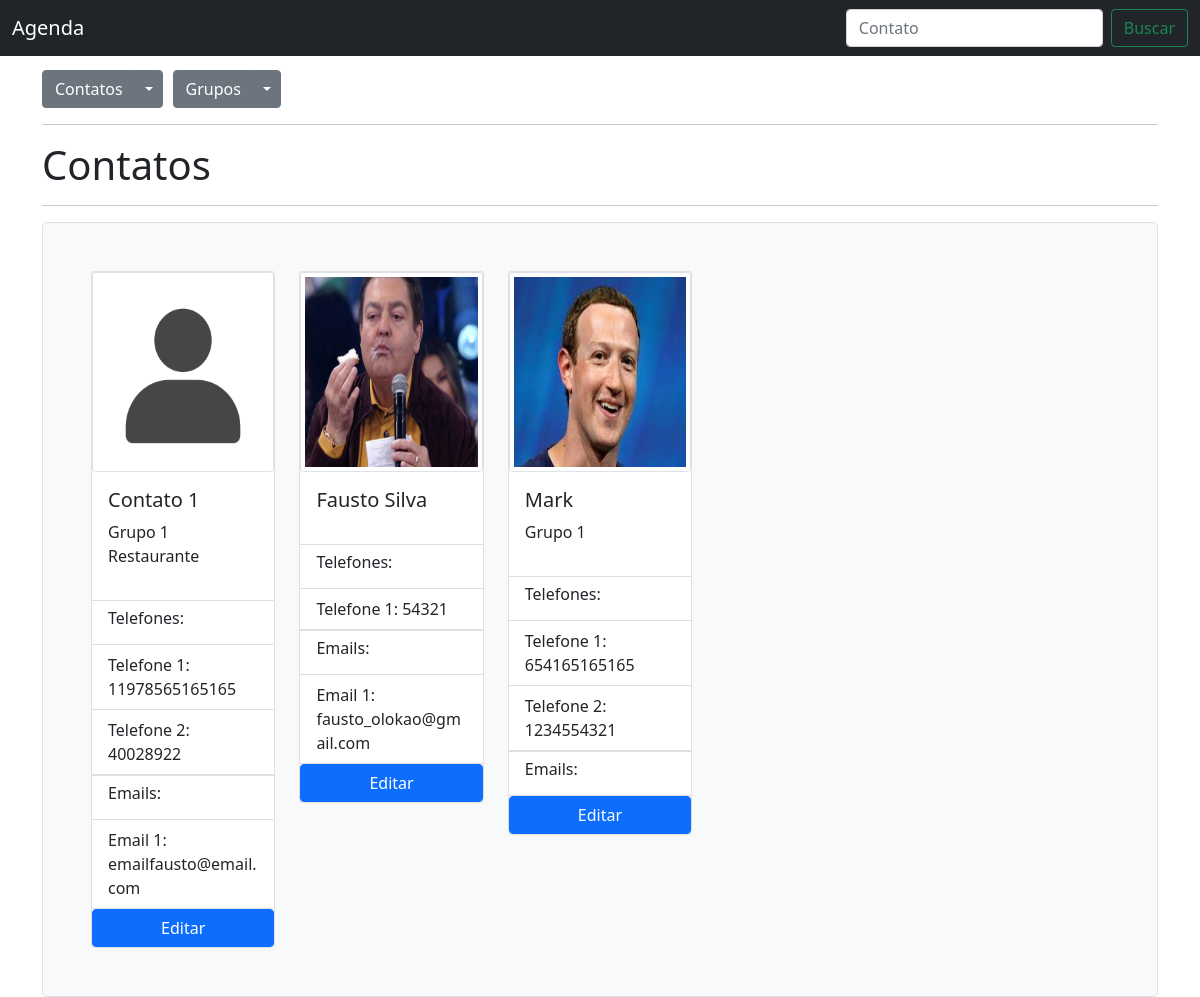
Before: / with the older database file.
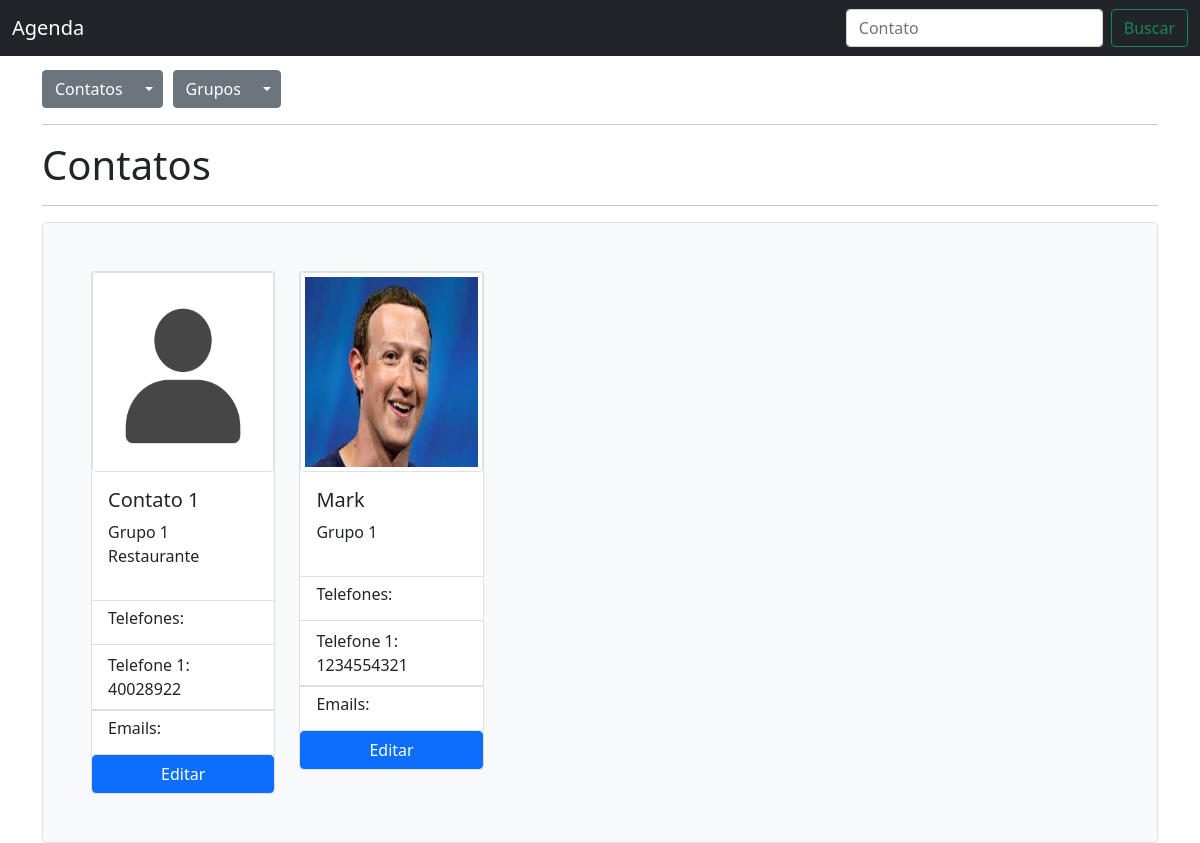
After: the same page with the newer database file.
### contatos/models.py (models this page shows)
class Contato(models.Model):
    nome = models.CharField(max_length=50, unique=True)
    avatar = models.ImageField(upload_to='avatares/', null=True, blank=True)
    grupos = models.ManyToManyField(Grupo)
    class Meta:
        ordering = ['nome']

class Grupo(models.Model):
    nome = models.CharField(max_length=50, unique=True)
    descricao = models.CharField(max_length=280, null=True, blank=True)

class Telefone(models.Model):
    numero = models.CharField(max_length=14)
    contato = models.ForeignKey(Contato, on_delete=models.CASCADE)

class Email(models.Model):
    endereco = models.EmailField(max_length=255)
    contato = models.ForeignKey(Contato, on_delete=models.CASCADE)

### contatos/views.py (the view)
# urls.py: path('', views.contatos_list_view, name='contatos_list_view'),
def contatos_list_view(request):
    contatos = Contato.objects.all()
    return render(request, 'contatos/contatos_list.html', {'contatos':contatos})

### contatos/templates/contatos/contatos_list.html (shortened to what this page needs)
{% extends 'base.html' %}
{% load static %}
{% block content %}
  <h1>Contatos</h1>
  <hr>
  <div class="h-100 p-5 bg-light border rounded-3">
    <div class="row row-cols-1 row-cols-sm-2 row-cols-md-3 row-cols-lg-4 row-cols-xl-5 g-4">
      {% for contato in contatos %}
        <div class="col">
          <div class="card">
            {% if contato.avatar %}
              <img style="height:200px" src="{{ contato.avatar.url }}" class="card-img-top img-thumbnail" alt="...">
            {% else %}
              <img style="height:200px" src="{% static 'fotos/bonequinho.png' %}" class="card-img-top img-thumbnail" alt="...">
            {% endif %}
            <div class="card-body">
              <h5 class="card-title">{{ contato.nome }}</h5>
              <p>
                {% for grupo in contato.grupos.all %}
                  {{ grupo.nome }}
                {% endfor %}
              </p>
            </div>
            <ul class="list-group list-group-flush">
              <li class="list-group-item"><h6 class="card-title">Telefones:</h6></li>
              {% for tel in contato.telefone_set.all %}
                <li class="list-group-item">Telefone {{ forloop.counter }}: {{ tel.numero }}</li>
              {% endfor %}
            </ul>
            <ul class="list-group list-group-flush">
              <li class="list-group-item"><h6 class="card-title">Emails:</h6></li>
              {% for email in contato.email_set.all %}
                <li class="list-group-item">Email {{ forloop.counter }}: {{ email.endereco }}</li>
              {% endfor %}
            </ul>
            <a class='btn btn-primary' href="{% url 'editar_contato' contato.id %}">Editar</a>
          </div>
        </div>
      {% empty %}
        <h2>Nenhum contato foi adicionado</h2>
      {% endfor %}
    </div>
  </div>
{% endblock %}

Changed rows visible on the page:
removed Telefone: numero "11978565165165", shown under Contato "Contato 1"
removed Email: endereco "emailfausto@email.com", shown under Contato "Contato 1"
removed Contato: avatar (picture), nome "Fausto Silva"
removed Telefone: numero "54321", shown under "Fausto Silva"
removed Email: endereco "fausto_olokao@gmail.com", shown under "Fausto Silva"
removed Telefone: numero "654165165165", shown under Contato "Mark"
